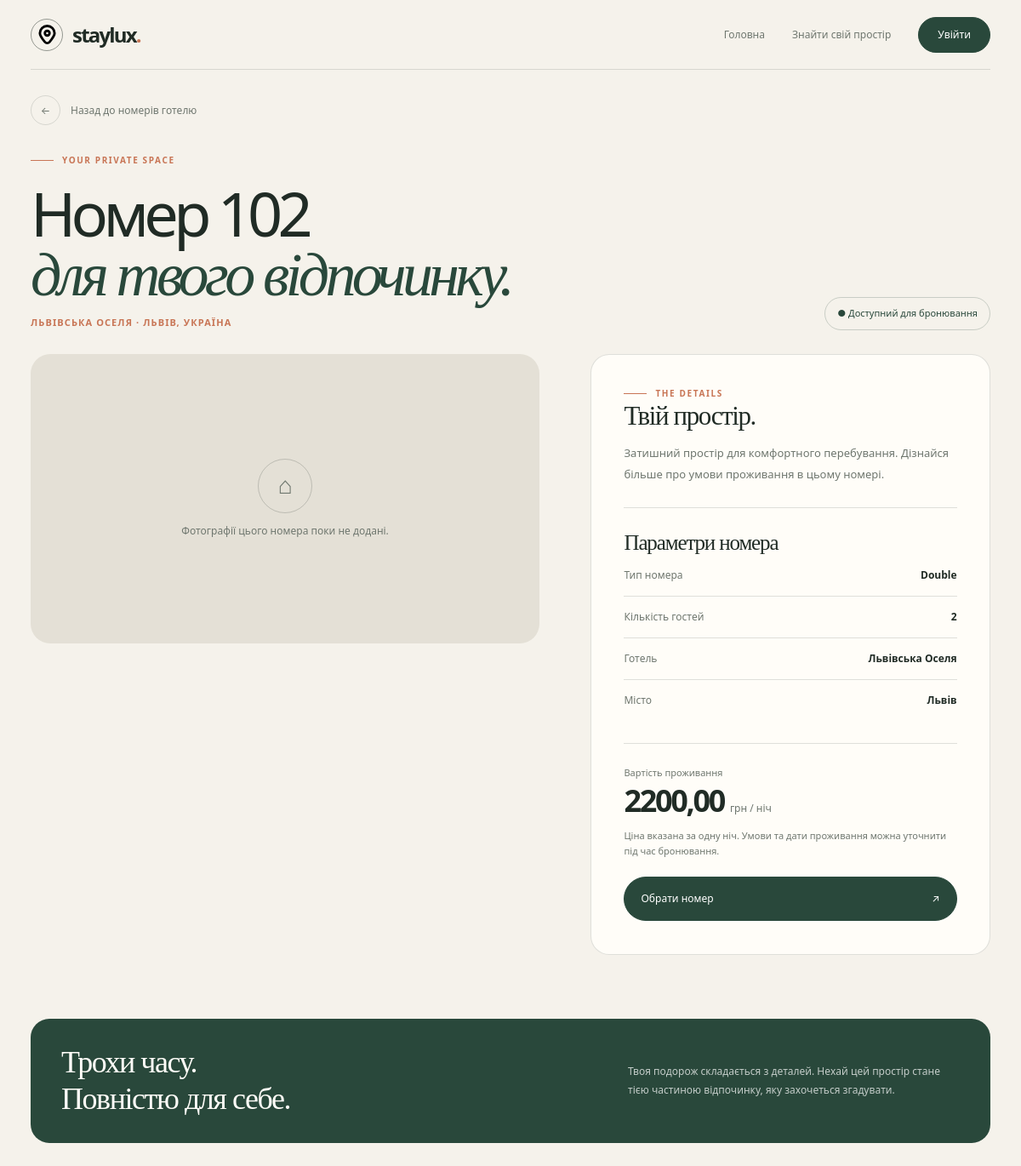
The app's page /rooms/5/room/ with its own data.
### hotel/models.py (models this page shows, shortened)
class Room(models.Model):
    ROOM_TYPES = [
        ('single', 'Single'),
        ('double', 'Double'),
        ('suite', 'Suite'),
    ]
    hotel = models.ForeignKey(Hotel, on_delete=models.CASCADE, related_name='rooms')
    room_number = models.CharField(max_length=10)
    room_type = models.CharField(max_length=20, choices=ROOM_TYPES)
    capacity = models.IntegerField()
    price_per_night = models.DecimalField(max_digits=10, decimal_places=2)
    is_available = models.BooleanField(default=True)
    class Meta:
        verbose_name = 'Room'
        verbose_name_plural = 'Rooms'
        ordering = ['is_available', 'room_type', 'price_per_night']

class Hotel(models.Model):
    name = models.CharField(max_length=100)
    description = models.TextField()
    price_per_night = models.DecimalField(max_digits=10, decimal_places=2)
    amenities = models.ManyToManyField(Amenite, related_name='hotels', blank=True)
    country = models.CharField(max_length=100)
    city = models.CharField(max_length=100)
    address = models.CharField(max_length=200)

### hotel/views.py (the view)
# urls.py: path('rooms/<int:id>/room/', views.room, name='room'),
def room(request, id):
    room = get_object_or_404(Room, id=id)
    return render(request, 'room.html', {'room': room})

### templates/room.html (shortened to what this page needs)
{% extends 'base.html' %}
{% block content %}
<div class="sl-room-detail">
    <div class="sl-detail-shell">
        <a href="{% url 'hotel_rooms' room.hotel.pk %}" class="sl-detail-back">
            <span aria-hidden="true">←</span>
            Назад до номерів готелю
        </a>
        <header class="sl-detail-heading">
            <div>
                <div class="sl-detail-eyebrow">Your private space</div>
                <h1>Номер {{ room.room_number }}<br><em>для твого відпочинку.</em></h1>
                <div class="sl-detail-location">
                    {{ room.hotel.name }} · {{ room.hotel.city }}, {{ room.hotel.country }}
                </div>
            </div>
            {% if room.is_available %}
                <span class="sl-detail-status">● Доступний для бронювання</span>
            {% else %}
                <span class="sl-detail-status unavailable">● Наразі недоступний</span>
            {% endif %}
        </header>
        <main class="sl-detail-layout">
            <section class="sl-detail-gallery" aria-label="Фотографії номера">
                {% for photo in room.images.all %}
                    <div class="sl-detail-photo-wrap">
                        <img
                            src="{{ photo.image.url }}"
                            alt="Фото номера {{ room.room_number }} у готелі {{ room.hotel.name }}"
                            loading="{% if forloop.first %}eager{% else %}lazy{% endif %}"
                        >
                    </div>
                {% empty %}
                    <div class="sl-detail-photo-wrap">
                        <div class="sl-detail-no-photo">
                            <span aria-hidden="true">⌂</span>
                            <p>Фотографії цього номера поки не додані.</p>
                        </div>
                    </div>
                {% endfor %}
            </section>
            <aside class="sl-detail-panel">
                <div class="sl-detail-eyebrow">The details</div>
                <h2>Твій простір.</h2>
                <p class="sl-detail-description">
                    {% if room.description %}
                        {{ room.description }}
                    {% else %}
                        Затишний простір для комфортного перебування. Дізнайся більше про умови проживання в цьому номері.
                    {% endif %}
                </p>
                <div class="sl-detail-divider"></div>
                <h2 style="font-size:25px; margin-bottom:14px;">Параметри номера</h2>
                <div class="sl-detail-facts">
                    <div class="sl-detail-fact">
                        <span>Тип номера</span>
                        <strong>{{ room.get_room_type_display }}</strong>
                    </div>
                    <div class="sl-detail-fact">
                        <span>Кількість гостей</span>
                        <strong>{{ room.capacity }}</strong>
                    </div>
                    <div class="sl-detail-fact">
                        <span>Готель</span>
                        <strong>{{ room.hotel.name }}</strong>
                    </div>
                    <div class="sl-detail-fact">
                        <span>Місто</span>
                        <strong>{{ room.hotel.city }}</strong>
                    </div>
                </div>
                <div class="sl-detail-divider"></div>
                <div class="sl-detail-price-label">Вартість проживання</div>
                <div class="sl-detail-price">
                    {{ room.price_per_night }} <small>грн / ніч</small>
                </div>
                <p class="sl-detail-booking-note">
                    Ціна вказана за одну ніч. Умови та дати проживання можна уточнити під час бронювання.
                </p>
                {% if room.is_available %}
                    <a href="{% url 'booking' room.pk %}" class="sl-detail-booking-btn">
                        Обрати номер <span aria-hidden="true">↗</span>
                    </a>
                {% else %}
                    <span class="sl-detail-booking-btn disabled">
                        Номер недоступний <span aria-hidden="true">—</span>
                    </span>
                {% endif %}
            </aside>
        </main>
        <aside class="sl-detail-footer-note">
            <h3>Трохи часу.<br>Повністю для себе.</h3>
            <p>Твоя подорож складається з деталей. Нехай цей простір стане тією частиною відпочинку, яку захочеться згадувати.</p>
        </aside>
    </div>
</div>
{% endblock %}

### templates/base.html (shortened to what this page needs)
<!DOCTYPE html>
<html lang="uk">
<head>
    <link href="https://cdn.jsdelivr.net/npm/bootstrap@5.3.6/dist/css/bootstrap.min.css" rel="stylesheet">
    {% load static %}
    <link rel="stylesheet" href="{% static 'style.css' %}">
</head>
<body class="staylux-body">
{% include 'menu.html' %}
<main class="staylux-main">
    {% block content %}{% endblock %}
</main>
</body>
</html>

### templates/menu.html (shortened to what this page needs)
{% load static %}
<nav class="sl-navbar" aria-label="Головна навігація">
    <div class="sl-navbar-inner">
        <a class="sl-navbar-brand" href="{% url 'hotel' %}">
            <span class="sl-brand-mark">
                <img src="{% static 'img/logo.svg' %}" alt="" width="23" height="23">
            </span>
            <span class="sl-brand-name">staylux<span>.</span></span>
        </a>
        <div class="sl-navbar-menu" id="slNavbarMenu">
            <a class="sl-navbar-link{% if request.resolver_match.url_name == 'hotel' %} active{% endif %}" href="{% url 'hotel' %}">
                Головна
            </a>
            <a class="sl-navbar-link" href="{% url 'hotel' %}#hotels">
                Знайти свій простір
            </a>
            {% if user.is_authenticated %}
                <a class="sl-navbar-link{% if request.resolver_match.url_name == 'my_bookings' %} active{% endif %}" href="{% url 'my_bookings' %}">
                    Мої бронювання
                </a>
                <span class="sl-navbar-user" title="{{ user.get_username }}">
                    <span class="sl-navbar-avatar" aria-hidden="true">{{ user.get_username|first|upper }}</span>
                    <span class="sl-navbar-username">{{ user.get_username }}</span>
                </span>
                <a class="sl-navbar-btn sl-navbar-btn--ghost" href="{% url 'logout' %}">Вийти</a>
            {% else %}
                <a class="sl-navbar-btn" href="{% url 'login' %}">Увійти</a>
            {% endif %}
        </div>
    </div>
</nav>

### templates/menu.html (style rules this page uses)
.sl-navbar { --nav-paper: #f5f2eb; --nav-white: #fffdf8; --nav-ink: #202b25; --nav-muted: #6f776f; --nav-green: #29483b; --nav-green-dark: #1c332a; --nav-lime: #d6e2a8; --nav-clay: #c87555; --nav-line: rgba(32, 43, 37, .14); background: var(--nav-paper); color: var(--nav-ink); font-family: inherit; position: relative; width: 100%; z-index: 1000; }
.sl-navbar, .sl-navbar * { box-sizing: border-box; }
.sl-navbar-inner { align-items: center; border-bottom: 1px solid var(--nav-line); display: flex; gap: 28px; justify-content: space-between; margin: 0 auto; min-height: 82px; width: min(1440px, calc(100% - 72px)); }
.sl-navbar-brand { align-items: center; color: var(--nav-ink); display: inline-flex; flex-shrink: 0; gap: 11px; text-decoration: none; }
.sl-brand-mark { align-items: center; border: 1px solid rgba(32, 43, 37, .45); border-radius: 50%; display: flex; height: 38px; justify-content: center; transition: transform .3s ease, background .3s ease; width: 38px; }
.sl-brand-mark img { display: block; height: 23px; object-fit: contain; width: 23px; }
.sl-brand-name { font-size: 24px; font-weight: 750; letter-spacing: -.075em; }
.sl-brand-name span { color: var(--nav-clay); }
.sl-navbar-menu { align-items: center; display: flex; gap: 32px; }
.sl-navbar-link { color: var(--nav-muted); font-size: 12px; padding: 9px 0; position: relative; text-decoration: none; transition: color .2s ease; }
.sl-navbar-link::after { background: var(--nav-clay); bottom: 2px; content: ""; height: 1px; left: 0; position: absolute; right: 100%; transition: right .25s ease; }
.sl-navbar-btn { align-items: center; background: var(--nav-green); border: 1px solid var(--nav-green); border-radius: 999px; color: #fff; display: inline-flex; font-size: 12px; justify-content: center; padding: 11px 22px; text-decoration: none; transition: background .25s ease, color .25s ease, transform .25s ease; white-space: nowrap; }

### templates/base.html (style rules this page uses)
html { margin: 0; padding: 0; background: #f5f2eb; }
body.staylux-body { margin: 0; padding: 0; background: #f5f2eb; color: #202b25; }
.staylux-main { display: flow-root; width: 100%; min-width: 0; margin: 0; padding: 0; }

### records on screen
Room: room_number "102", hotel.name "ЛЬВІВСЬКА ОСЕЛЯ", hotel.city "ЛЬВІВ", hotel.country "УКРАЇНА", room_type "Double", capacity "2", hotel.name "Львівська Оселя", hotel.city "Львів", price_per_night "2200,00"
